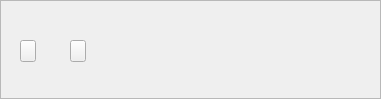
<?xml version="1.0" encoding="UTF-8"?>
<ui version="4.0">
 <class>SliderControl</class>
 <widget class="QWidget" name="SliderControl">
  <property name="geometry">
   <rect>
    <x>0</x>
    <y>0</y>
    <width>381</width>
    <height>99</height>
   </rect>
  </property>
  <property name="windowTitle">
   <string>Form</string>
  </property>
  <layout class="QVBoxLayout" name="verticalLayout">
   <property name="spacing">
    <number>0</number>
   </property>
   <property name="leftMargin">
    <number>0</number>
   </property>
   <property name="topMargin">
    <number>0</number>
   </property>
   <property name="rightMargin">
    <number>0</number>
   </property>
   <property name="bottomMargin">
    <number>0</number>
   </property>
   <item>
    <widget class="QFrame" name="frameSlider">
     <property name="frameShape">
      <enum>QFrame::StyledPanel</enum>
     </property>
     <property name="frameShadow">
      <enum>QFrame::Raised</enum>
     </property>
     <widget class="QPushButton" name="pushButtonLeft">
      <property name="geometry">
       <rect>
        <x>20</x>
        <y>40</y>
        <width>16</width>
        <height>22</height>
       </rect>
      </property>
      <property name="minimumSize">
       <size>
        <width>16</width>
        <height>22</height>
       </size>
      </property>
      <property name="maximumSize">
       <size>
        <width>16</width>
        <height>22</height>
       </size>
      </property>
      <property name="text">
       <string/>
      </property>
     </widget>
     <widget class="QPushButton" name="pushButtonRight">
      <property name="geometry">
       <rect>
        <x>70</x>
        <y>40</y>
        <width>16</width>
        <height>22</height>
       </rect>
      </property>
      <property name="minimumSize">
       <size>
        <width>16</width>
        <height>22</height>
       </size>
      </property>
      <property name="maximumSize">
       <size>
        <width>16</width>
        <height>22</height>
       </size>
      </property>
      <property name="text">
       <string/>
      </property>
     </widget>
    </widget>
   </item>
  </layout>
 </widget>
 <resources/>
 <connections/>
</ui>
